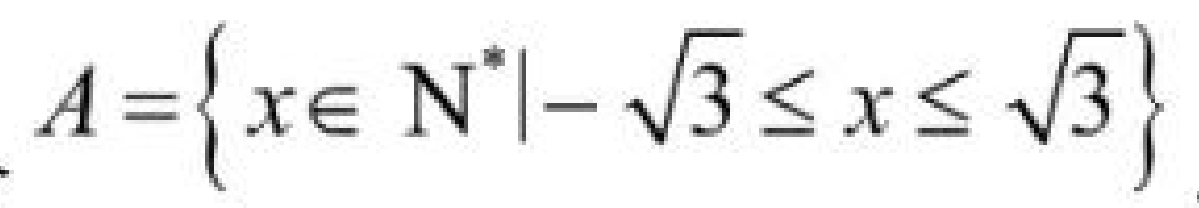
#> input picture docs/handoff/evidence/pp-m-recon/fixtures/f1.png, 1199 x 208 px
$ python -i recon_infer.py   (imports and definitions only)
#> lines starting #> are read from the running program, lines starting #| are printed output that depends on the picture; after the words box and inside, x2 and y2 are one past the last pixel; in counts of white or black regions, pixels touching at a corner belong together
"""侦查真测：PP-M ONNX CPU 推理＋解码口径验证（paddlex 3.7.2 口径原创实现）。
用法: python recon_infer.py [n]  —— n=跑几块夹具，默认 1。单块超 120s 判分钟级停跑。
"""
import sys, os, time, re, io
sys.path.insert(0, r"E:\jiuzhang\jiuzhang-operator")
import numpy as np
import cv2
import yaml
from PIL import Image, ImageOps

ROOT = r"E:\jiuzhang\jiuzhang-operator"
MODEL = os.path.join(ROOT, "engines", "formula", "models", "pp_formulanet_plus_m.onnx")
YML = os.path.join(ROOT, "engines", "formula", "models", "pp_formulanet_plus_m_inference.yml")
FIX = os.path.join(ROOT, ".system_generated", "pp-m-recon", "fixtures")

# [1 line not run here, left out]
# [1 line that did not run here, left out]
# [1 line that did not run here, left out]
# [1 line that did not run here, left out]

def bytes_to_unicode():
    bs = list(range(ord("!"), ord("~") + 1)) + list(range(ord("¡"), ord("¬") + 1)) \
        + list(range(ord("®"), ord("ÿ") + 1))
    cs = bs[:]
    n = 0
    for b in range(256):
        if b not in bs:
            bs.append(b); cs.append(256 + n); n += 1
#> further down, picture is the input picture: PIL image 1199x208 RGB; min 0, max 255, mean 240
    return dict(zip(bs, [chr(c) for c in cs]))

BYTE_ENC = bytes_to_unicode()
BYTE_DEC = {v: k for k, v in BYTE_ENC.items()}

def crop_margin(img):
    data = np.array(img.convert("L")).astype(np.uint8)
    mx, mn = int(data.max()), int(data.min())
#> mx = 255; mn = 0
    if mx == mn:
        return img
    data = (data - mn) / (mx - mn) * 255
    gray = 255 * (data < 200).astype(np.uint8)
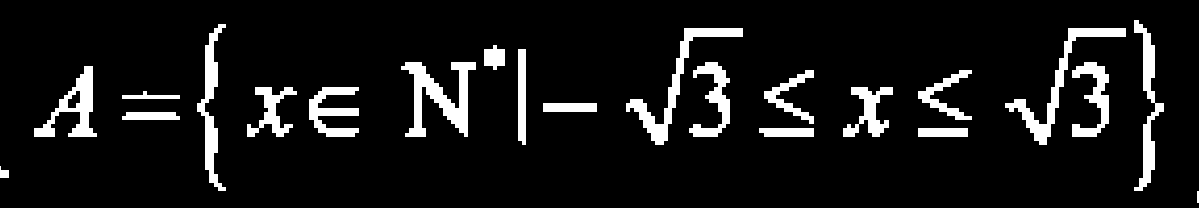
#> gray: shape (208, 1199); 8.8% white; 22 white regions, largest, box (x1, y1, x2, y2) and area: (401, 62, 476, 137) 2356, (626, 28, 743, 145) 2042, (1005, 28, 1126, 145) 1973
    coords = cv2.findNonZero(gray)
#> coords = contour of 21998 points, box (x1, y1, x2, y2) (0, 20, 1199, 203), area 87364
    if coords is None:
        return img
    a, b, w, h = cv2.boundingRect(coords)
#> a = 0; b = 20; w = 1199; h = 183
    return img.crop((a, b, w + a, h + b))
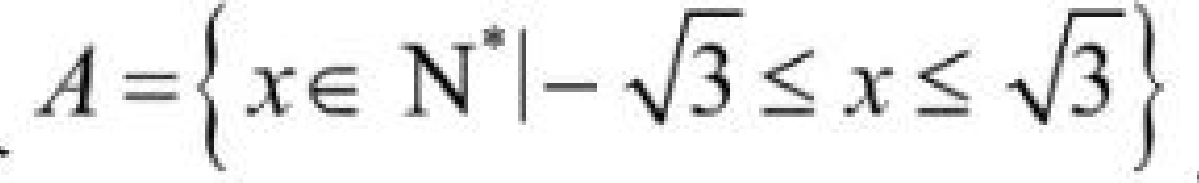
#> returned value: PIL image 1199x183 RGB; min 0, max 255, mean 237.9

# [92 lines left out: functions preprocess, normalize_space, post_process, decode, main, not called in this run]

# [2 lines not run here, left out]

>>> from PIL import Image
>>> picture = Image.open('fixtures/f1.png')
>>> result = crop_margin(picture)

$ run again, on docs/handoff/evidence/pp-m-recon/fixtures/f5.png
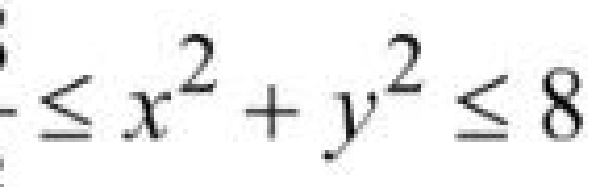
#> input picture docs/handoff/evidence/pp-m-recon/fixtures/f5.png, 615 x 187 px
#> picture is the input picture: PIL image 615x187 RGB; min 0, max 255, mean 241.1
#> mx = 255; mn = 0
#> in crop_margin, `gray = 255 * (data < 200).astype(np.uint8)`:
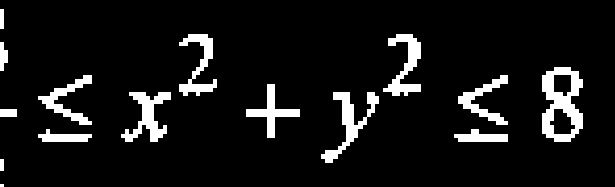
#> gray: shape (187, 615); 8.3% white; 15 white regions (1 under 20 px), largest, box (x1, y1, x2, y2) and area: (542, 67, 583, 142) 1733, (321, 92, 379, 163) 1125, (121, 92, 171, 142) 1054
#> coords = contour of 9552 points, box (x1, y1, x2, y2) (0, 9, 583, 187), area 38146
#> a = 0; b = 9; w = 583; h = 178
#> in crop_margin, `return img.crop((a, b, w + a, h + b))`:
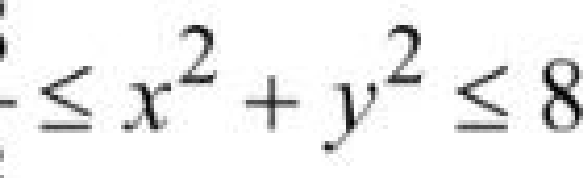
#> returned value: PIL image 583x178 RGB; min 0, max 255, mean 239.6
